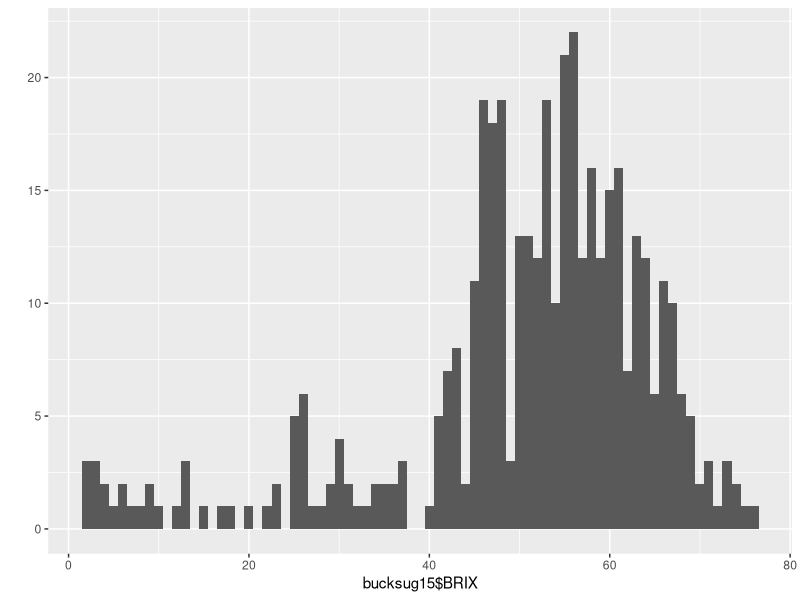
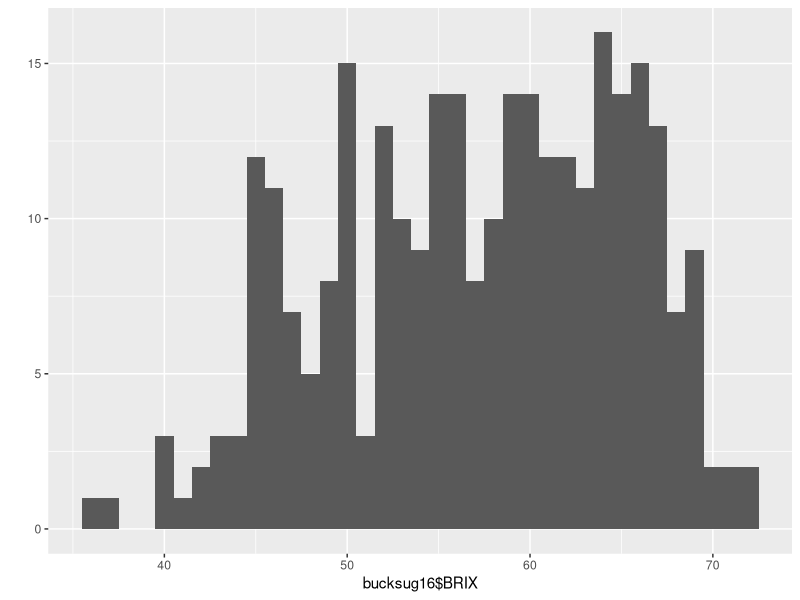
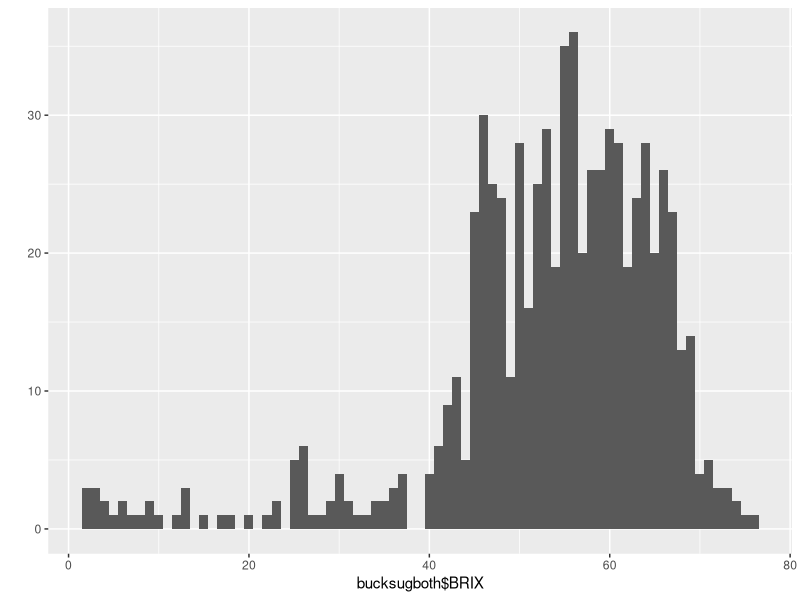
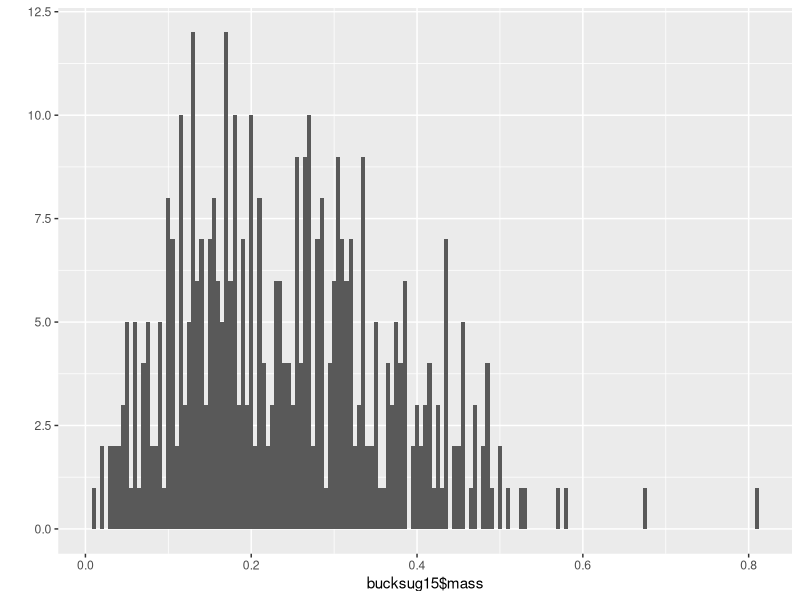
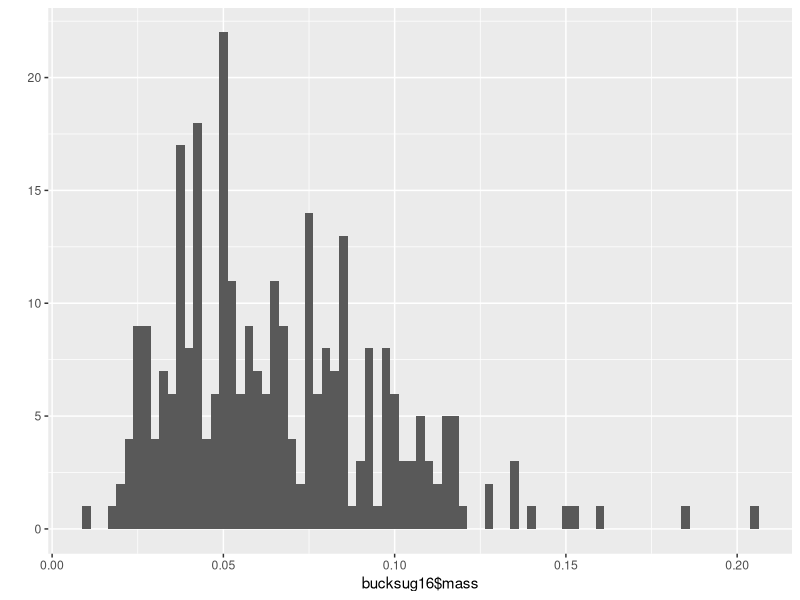
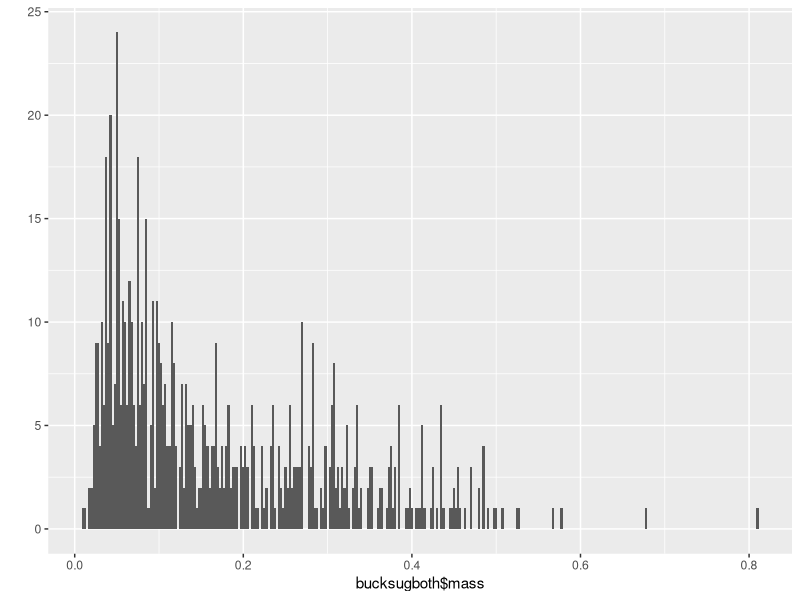
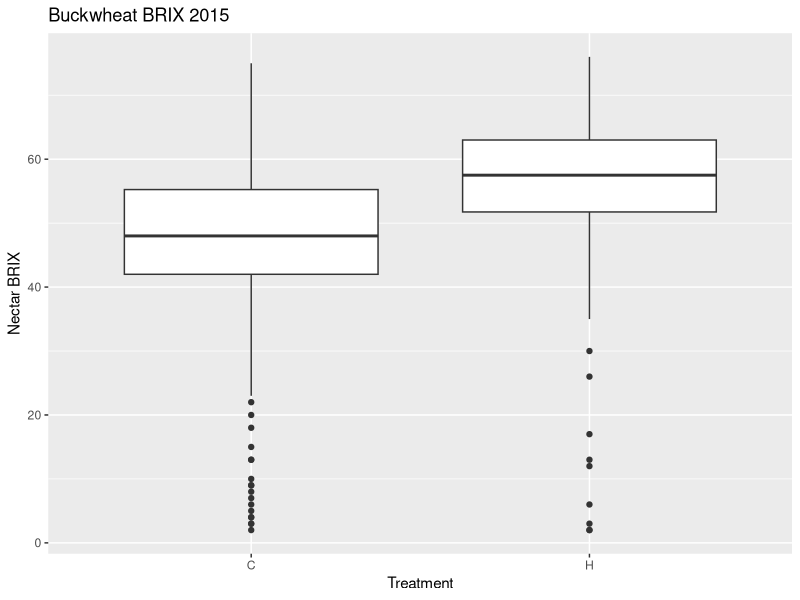
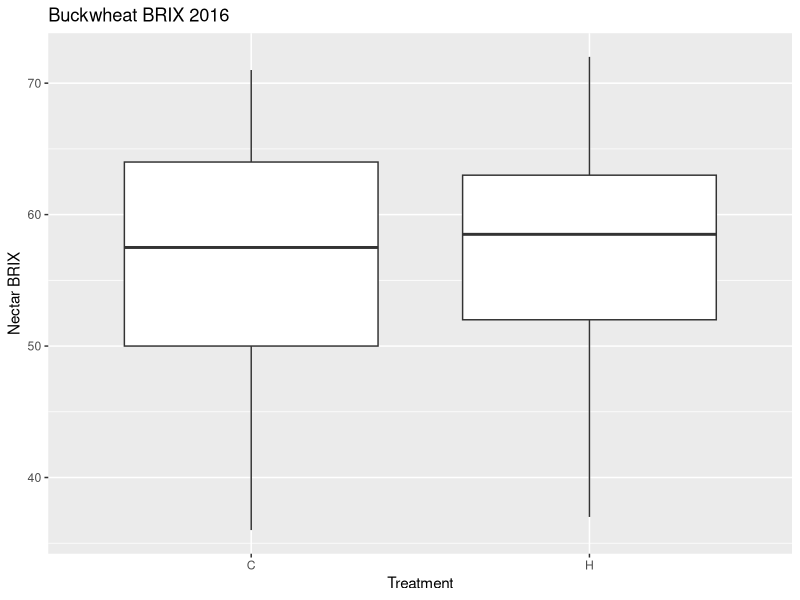

Here is the R script that generated these plots, in order:
library(ggplot2)
library(dplyr)

bucksug15 <- read.csv("nectar analysis/data files/bucksugar15.csv", header = T)
bucksug16 <- read.csv("nectar analysis/data files/bucksugar16.csv", header = T)
bucksugboth <- rbind(bucksug15,bucksug16)

#Data summaries

summary(bucksug15)
summary(bucksug16)
summary(bucksugboth)

summarize(group_by(bucksug15, treatment), meanBRIX = mean(BRIX), sdBRIX = sd(BRIX))
summarize(group_by(bucksug16, treatment), meanBRIX = mean(BRIX), sdBRIX = sd(BRIX))
summarize(group_by(bucksugboth, treatment), meanBRIX = mean(BRIX), sdBRIX = sd(BRIX))

summarize(group_by(bucksug15, treatment), meanmass = mean(mass), sdmass = sd(mass))
summarize(group_by(bucksug16, treatment), meanmass = mean(mass), sdmass = sd(mass))
summarize(group_by(bucksugboth, treatment), meanmass = mean(mass), sdmass = sd(mass))

qplot(bucksug15$BRIX, binwidth = 1)
qplot(bucksug16$BRIX, binwidth = 1)
qplot(bucksugboth$BRIX, binwidth = 1)

qplot(bucksug15$mass, binwidth = 0.005)
qplot(bucksug16$mass, binwidth = .0025)
qplot(bucksugboth$mass, binwidth = .0025)


ggplot(bucksug15, aes(x=treatment, y=BRIX)) + geom_boxplot() +
  xlab("Treatment") +
  ylab("Nectar BRIX") + ggtitle("Buckwheat BRIX 2015")

ggplot(bucksug16, aes(x=treatment, y=BRIX)) + geom_boxplot() +
  xlab("Treatment") +
  ylab("Nectar BRIX") + ggtitle("Buckwheat BRIX 2016")

ggplot(bucksugboth, aes(x=treatment, y=BRIX)) + geom_boxplot() +
  xlab("Treatment") +
  ylab("Nectar BRIX") + ggtitle("Buckwheat BRIX 2015 & 2016")

ggplot(bucksug15, aes(x=treatment, y=mass)) + geom_boxplot() +
  xlab("Treatment") +
  ylab("Nectar sugar mass") + ggtitle("Buckwheat sugar mass 2015")

ggplot(bucksug16, aes(x=treatment, y=mass)) + geom_boxplot() +
  xlab("Treatment") +
  ylab("Nectar sugar mass") + ggtitle("Buckwheat sugar mass 2016")

ggplot(bucksugboth, aes(x=treatment, y=mass)) + geom_boxplot() +
  xlab("Treatment") +
  ylab("Nectar sugar mass") + ggtitle("Buckwheat sugar mass 2015 & 2016")

# Homoscedastic?

var15C <- sd(bucksug15$BRIX[bucksug15$treatment=="C"])^2
var15H <- sd(bucksug15$BRIX[bucksug15$treatment=="H"])^2
ratio15 <- var15C/var15H
ratio15

var16C <- sd(bucksug16$BRIX[bucksug16$treatment=="C"])^2
var16H <- sd(bucksug16$BRIX[bucksug16$treatment=="H"])^2
ratio16 <- var16C/var16H
ratio16

varbothC <- sd(bucksugboth$BRIX[bucksugboth$treatment=="C"])^2
varbothH <- sd(bucksugboth$BRIX[bucksugboth$treatment=="H"])^2
ratioboth <- varbothC/varbothH
ratioboth

var15C <- sd(bucksug15$mass[bucksug15$treatment=="C"])^2
var15H <- sd(bucksug15$mass[bucksug15$treatment=="H"])^2
ratio15 <- var15C/var15H
ratio15

var16C <- sd(bucksug16$mass[bucksug16$treatment=="C"])^2
var16H <- sd(bucksug16$mass[bucksug16$treatment=="H"])^2
ratio16 <- var16C/var16H
ratio16

varbothC <- sd(bucksugboth$mass[bucksugboth$treatment=="C"])^2
varbothH <- sd(bucksugboth$mass[bucksugboth$treatment=="H"])^2
ratioboth <- varbothC/varbothH
ratioboth


# Q-Q plots
qqnorm(bucksug15$BRIX)
qqnorm(bucksug16$BRIX)
qqnorm(bucksugboth$BRIX)

qqnorm(bucksug15$mass)
qqnorm(bucksug16$mass)
qqnorm(bucksugboth$mass)

